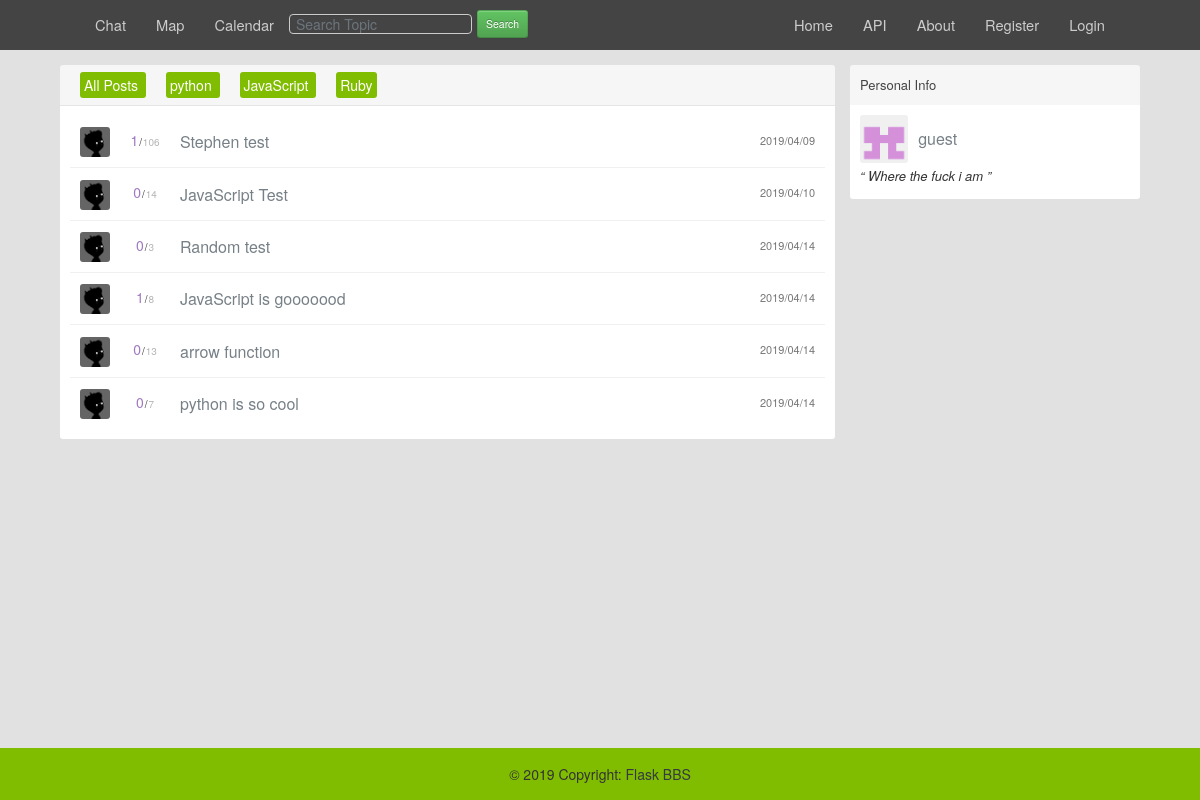
The page /topic/ on the database its author committed.
### models/user.py (models this page shows, shortened)
class User(SQLMixin, db.Model):
    __tablename__ = 'User'
    """
    User 是一个保存用户数据的 model
    现在只有两个属性 username 和 password
    """
    username = Column(String(50), nullable=False)
    password = Column(String(100), nullable=False)
    image = Column(String(100), nullable=False, default='/images/base.png')
    email = Column(String(50), nullable=False, default='test@test.com')
    signature = Column(Text, default='Where the fuck I am')

### models/board.py (models this page shows)
class Board(SQLMixin, db.Model):
    title = Column(Unicode(50), nullable=False)

### models/topic.py (models this page shows, shortened)
class Topic(SQLMixin, db.Model):
    views = Column(Integer, nullable=False, default=0)
    title = Column(Unicode(50), nullable=False)
    content = Column(UnicodeText, nullable=False)
    user_id = Column(Integer, nullable=False)
    board_id = Column(Integer, nullable=False)
    def user(self):
        u = User.one(id=self.user_id)
        return u
    def replies(self):
        ms = Reply.all(topic_id=self.id)
        return ms
    def reply_count(self):
        count = len(self.replies())
        return count

### routes/topic.py (the view)
@main.route("/")
def index():
    board_id = int(request.args.get('board_id', -1))
    if board_id == -1:
        ms = Topic.all()
    else:
        ms = Topic.all(board_id=board_id)
    bs = Board.all()
    u = current_user()
    if u is None:
        u = User.one(username='guest')
    format_ts = format_time(ms)
    return render_template("topic/index.html", ms=ms, ct=format_ts, u=u, bs=bs, bid=board_id)

### models/base_model.py (called while the page is built)
    @classmethod
    def all(cls, **kwargs):
        ms = cls.query.filter_by(**kwargs).all()
        return ms

    @classmethod
    def one(cls, **kwargs):
        ms = cls.query.filter_by(**kwargs).first()
        return ms

### routes/__init__.py (called while the page is built)
def current_user():
    uid = session.get('user_id', '')
    u = User.one(id=uid)
    return u

### utils.py (called while the page is built)
def format_time(models):
    format_cts = {}
    if not hasattr(models, '__iter__'):
        models = [models]
    for model in models:
        format_cts[model.id]  = {
            'ct': change_time(model.created_time),
            'ut': change_time(model.updated_time),
        }
    return format_cts

def change_time(_time):
    time_format = '%Y/%m/%d'
    localtime = time.localtime(_time)
    return time.strftime(time_format, localtime)

### templates/topic/index.html (shortened to what this page needs)
{% extends "base.html" %}
{% block main %}
    <div id="main">
        {% include 'includes/_sidebar.html' %}
        <div id="content">
            <div class="panel">
                <div class="header">
                    <a href="/topic"
                       class="topic-tab current-tab">
                        All Posts
                    </a>
                    {% for b in bs %}
                        <a href="/topic?board_id={{ b.id }}"
                           class="topic-tab current-tab">
                            {{ b.title }}
                        </a>
                    {% endfor %}
                </div>
                <div class="inner post">
                    <div class="topic_list">
                        {% for t in ms %}
                            <div class="cell">
                                <a class="user_avatar pull-left"
                                   href="{{ url_for('index.userinfo', name=t.user().username) }}">
                                    <img src="{{ t.user().image }}" title="{{ t.user().username }}">
                                </a>
                                <span class="reply_count pull-left">
                            <span class="count_of_replies" title="回复数">
                              {{ t.reply_count() }}
                            </span>
                            <span class="count_seperator">/</span>
                            <span class="count_of_visits" title="点击数">
                              {{ t.views }}
                            </span>
                          </span>
                                <span class="last_time pull-right">
                              <span class="last_active_time">{{ ct[t.id]['ct'] }}</span>
                            </span>
                                <div class="topic_title_wrapper">
                                    <a class="topic_title" href="{{ url_for('topic.detail', id=t.id) }}">
                                        {{ t.title }}
                                    </a>
                                </div>
                            </div>
                        {% endfor %}
                    </div>
                </div>
            </div>
        </div>
    </div>
{% endblock %}

### templates/base.html (shortened to what this page needs)
<!DOCTYPE html>
<html lang="en">
<head>
    <link rel="stylesheet" href="https://stackpath.bootstrapcdn.com/bootstrap/4.3.1/css/bootstrap.min.css"
>
    <link rel="stylesheet" href="/static/css/index.css">
    <link rel="stylesheet" href="https://cdnjs.cloudflare.com/ajax/libs/awesomplete/1.1.4/awesomplete.base.min.css">
    <link rel="stylesheet" href="https://cdnjs.cloudflare.com/ajax/libs/awesomplete/1.1.4/awesomplete.theme.min.css" />
</head>
<body>
{% include 'includes/_nav.html' %}
{% block main %}
{% endblock %}
{% include 'includes/_footer.html' %}
<link rel="stylesheet" href="https://unpkg.com/simple-jscalendar@1.4.3/source/jsCalendar.min.css">
<link rel="stylesheet" href="/static/css/jsCalendar.micro.css">
</body>

### templates/includes/_nav.html (shortened to what this page needs)
<nav class="navbar" style="padding: 0; margin: 0;">
    <div class='navbar-inner'>
        <div class='container'>
            <ul class="nav pull-left" style="height: 0">
                <li><a href="/chatroom">Chat</a></li>
                <li><a href="/map">Map</a></li>
                <li><a href="/calendar">Calendar</a></li>
                <li>
                    <form action="/search/topic" method="post" class="navbar-form form-inline" role="search">
                        <input id="input-topic-search" type="text" name="topicTitle" class="form-control" placeholder="Search Topic">
                        <button type="submit" class="btn btn-mini btn-success" style="margin-left: 5px; padding: 3px 8px;">Search</button>
                    </form>
                </li>
            </ul>
            <ul class='nav pull-right'>
                <li><a href='/topic'>Home</a></li>
                <li><a href='/public/api'>API</a></li>
                <li><a href="/about">About</a></li>
                {% if current_user() is not none %}
                    <li><a href='/logout'>Logout</a></li>
                {% else %}
                    <li><a href='/register'>Register</a></li>
                    <li><a href='/login'>Login</a></li>
                {% endif %}
            </ul>
        </div>
    </div>
</nav>

### templates/includes/_sidebar.html (shortened to what this page needs)
<div id="sidebar">
    <div class="panel">
        <div class="header">
            <span class="col_fade">Personal Info</span>
        </div>
        <div class="inner">
            <div class="user_card">
                <div>
                    <a class="user_avatar" href="{{ url_for('index.userinfo', name=u.username) }}">
                        <img src="{{ u.image }}" title="{{ u.username }}">
                    </a>
                    <span class="user_name"><a class="dark"
                                               href="{{ url_for('index.userinfo', name=u.username) }}">{{ u.username }}</a></span>
                    <div>
                      <span class="signature">
                        “
                          {{ u.signature }}
                        ”
                      </span>
                    </div>
                </div>
            </div>
        </div>
    </div>
</div>

### templates/includes/_footer.html
<footer class="fixed-bottom">
    <div class="footer-copyright text-center py-3 navbar-dark" style="background-color: #80bd01;">© 2019 Copyright:
        <a href="http://flask.pocoo.org" class="text-dark">Flask BBS</a>
    </div>
</footer>

### templates/includes/_nav.html (style rules this page uses)
.nav li a { font-size: 11pt; }

### rows shown on the page
User: image (picture), username "guest", signature "Where the fuck i am"
Board: title "python"
Board: title "JavaScript"
Board: title "Ruby"
Topic: user (picture), reply_count "1", views "106", ct "2019/04/09", title "Stephen test"
Topic: user (picture), reply_count "0", views "14", ct "2019/04/10", title "JavaScript Test"
Topic: user (picture), reply_count "0", views "3", ct "2019/04/14", title "Random test"
Topic: user (picture), reply_count "1", views "8", id "2019/04/14", title "JavaScript is gooooood"
Topic: user (picture), reply_count "0", views "13", ct "2019/04/14", title "arrow function"
Topic: user (picture), reply_count "0", views "7", ct "2019/04/14", title "python is so cool"
